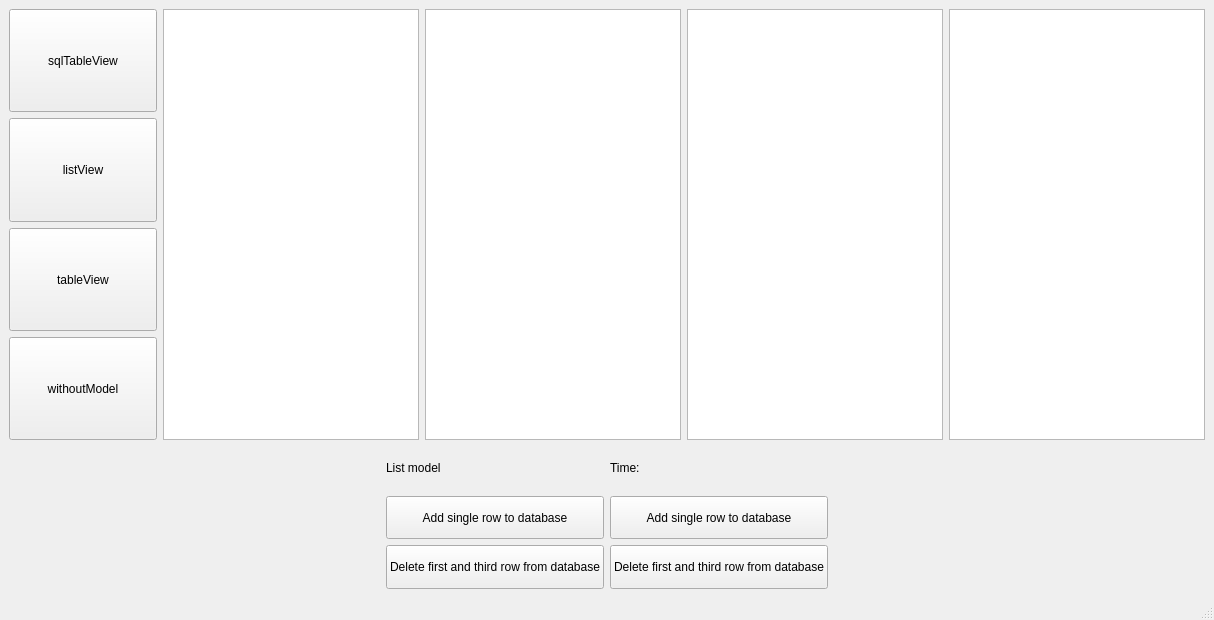
<?xml version="1.0" encoding="UTF-8"?>
<ui version="4.0">
 <class>MainWindow</class>
 <widget class="QMainWindow" name="MainWindow">
  <property name="geometry">
   <rect>
    <x>0</x>
    <y>0</y>
    <width>1214</width>
    <height>620</height>
   </rect>
  </property>
  <property name="windowTitle">
   <string>MainWindow</string>
  </property>
  <widget class="QWidget" name="centralwidget">
   <property name="maximumSize">
    <size>
     <width>16777215</width>
     <height>16777215</height>
    </size>
   </property>
   <layout class="QVBoxLayout" name="verticalLayout_7" stretch="3,1">
    <item>
     <layout class="QHBoxLayout" name="horizontalLayout" stretch="0,0,0,0,0">
      <item>
       <layout class="QVBoxLayout" name="verticalLayout_4">
        <item>
         <widget class="QPushButton" name="sqlTableViewButton">
          <property name="sizePolicy">
           <sizepolicy hsizetype="Preferred" vsizetype="Preferred">
            <horstretch>0</horstretch>
            <verstretch>0</verstretch>
           </sizepolicy>
          </property>
          <property name="text">
           <string>sqlTableView</string>
          </property>
         </widget>
        </item>
        <item>
         <widget class="QPushButton" name="listViewButton">
          <property name="sizePolicy">
           <sizepolicy hsizetype="Preferred" vsizetype="Preferred">
            <horstretch>0</horstretch>
            <verstretch>0</verstretch>
           </sizepolicy>
          </property>
          <property name="text">
           <string>listView</string>
          </property>
         </widget>
        </item>
        <item>
         <widget class="QPushButton" name="tableViewButton">
          <property name="sizePolicy">
           <sizepolicy hsizetype="Preferred" vsizetype="Preferred">
            <horstretch>0</horstretch>
            <verstretch>0</verstretch>
           </sizepolicy>
          </property>
          <property name="text">
           <string>tableView</string>
          </property>
         </widget>
        </item>
        <item>
         <widget class="QPushButton" name="withoutModelButton">
          <property name="sizePolicy">
           <sizepolicy hsizetype="Preferred" vsizetype="Preferred">
            <horstretch>0</horstretch>
            <verstretch>0</verstretch>
           </sizepolicy>
          </property>
          <property name="text">
           <string>withoutModel</string>
          </property>
         </widget>
        </item>
       </layout>
      </item>
      <item>
       <widget class="QTableView" name="sqlTableView">
        <property name="sizePolicy">
         <sizepolicy hsizetype="Preferred" vsizetype="Preferred">
          <horstretch>0</horstretch>
          <verstretch>0</verstretch>
         </sizepolicy>
        </property>
       </widget>
      </item>
      <item>
       <widget class="QTableView" name="tableView">
        <property name="sizePolicy">
         <sizepolicy hsizetype="Preferred" vsizetype="Preferred">
          <horstretch>0</horstretch>
          <verstretch>0</verstretch>
         </sizepolicy>
        </property>
        <property name="alternatingRowColors">
         <bool>true</bool>
        </property>
        <property name="sortingEnabled">
         <bool>true</bool>
        </property>
       </widget>
      </item>
      <item>
       <widget class="QListView" name="listView">
        <property name="sizePolicy">
         <sizepolicy hsizetype="Preferred" vsizetype="Preferred">
          <horstretch>0</horstretch>
          <verstretch>0</verstretch>
         </sizepolicy>
        </property>
        <property name="editTriggers">
         <set>QAbstractItemView::DoubleClicked|QAbstractItemView::EditKeyPressed|QAbstractItemView::SelectedClicked</set>
        </property>
       </widget>
      </item>
      <item>
       <widget class="QListWidget" name="listWidget">
        <property name="sizePolicy">
         <sizepolicy hsizetype="Preferred" vsizetype="Preferred">
          <horstretch>0</horstretch>
          <verstretch>0</verstretch>
         </sizepolicy>
        </property>
       </widget>
      </item>
     </layout>
    </item>
    <item>
     <layout class="QHBoxLayout" name="horizontalLayout_2">
      <item>
       <spacer name="horizontalSpacer_2">
        <property name="orientation">
         <enum>Qt::Horizontal</enum>
        </property>
        <property name="sizeType">
         <enum>QSizePolicy::Expanding</enum>
        </property>
        <property name="sizeHint" stdset="0">
         <size>
          <width>40</width>
          <height>20</height>
         </size>
        </property>
       </spacer>
      </item>
      <item>
       <layout class="QVBoxLayout" name="verticalLayout_2">
        <item>
         <widget class="QLabel" name="label">
          <property name="text">
           <string>List model</string>
          </property>
         </widget>
        </item>
        <item>
         <widget class="QPushButton" name="listModelAddRowButton">
          <property name="sizePolicy">
           <sizepolicy hsizetype="Preferred" vsizetype="Preferred">
            <horstretch>0</horstretch>
            <verstretch>0</verstretch>
           </sizepolicy>
          </property>
          <property name="text">
           <string>Add single row to database</string>
          </property>
         </widget>
        </item>
        <item>
         <widget class="QPushButton" name="listModelDeleteRowButton">
          <property name="sizePolicy">
           <sizepolicy hsizetype="Preferred" vsizetype="Preferred">
            <horstretch>0</horstretch>
            <verstretch>0</verstretch>
           </sizepolicy>
          </property>
          <property name="text">
           <string>Delete first and third row from database</string>
          </property>
         </widget>
        </item>
       </layout>
      </item>
      <item>
       <layout class="QVBoxLayout" name="verticalLayout_8">
        <item>
         <widget class="QLabel" name="timeLabel">
          <property name="text">
           <string>Time:</string>
          </property>
         </widget>
        </item>
        <item>
         <widget class="QPushButton" name="addRowButton">
          <property name="sizePolicy">
           <sizepolicy hsizetype="Preferred" vsizetype="Preferred">
            <horstretch>0</horstretch>
            <verstretch>0</verstretch>
           </sizepolicy>
          </property>
          <property name="text">
           <string>Add single row to database</string>
          </property>
         </widget>
        </item>
        <item>
         <widget class="QPushButton" name="deleteRowButton">
          <property name="sizePolicy">
           <sizepolicy hsizetype="Preferred" vsizetype="Preferred">
            <horstretch>0</horstretch>
            <verstretch>0</verstretch>
           </sizepolicy>
          </property>
          <property name="text">
           <string>Delete first and third row from database</string>
          </property>
         </widget>
        </item>
       </layout>
      </item>
      <item>
       <spacer name="horizontalSpacer">
        <property name="orientation">
         <enum>Qt::Horizontal</enum>
        </property>
        <property name="sizeType">
         <enum>QSizePolicy::Expanding</enum>
        </property>
        <property name="sizeHint" stdset="0">
         <size>
          <width>40</width>
          <height>20</height>
         </size>
        </property>
       </spacer>
      </item>
     </layout>
    </item>
   </layout>
  </widget>
  <widget class="QMenuBar" name="menubar">
   <property name="geometry">
    <rect>
     <x>0</x>
     <y>0</y>
     <width>1214</width>
     <height>25</height>
    </rect>
   </property>
  </widget>
  <widget class="QStatusBar" name="statusbar"/>
 </widget>
 <resources/>
 <connections/>
</ui>
